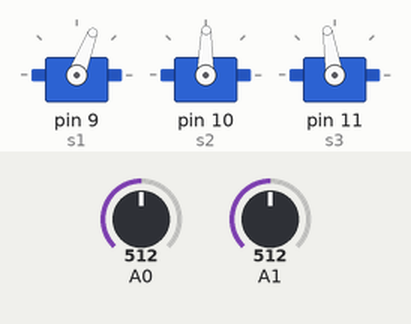
Bench run of a sketch on a simulated Arduino Uno, built with avr-gcc and run on an emulated ATmega328P. Parts: 3 × servo. Inputs (shaded band) come from the test bench; at power-on: A0 = 512, A1 = 512. What the sketch prints to the serial monitor is not drawn.

Above: at 1.2 s.
1.3 s: A0 set to 601
2.8 s: A0 set to 629
At 3.28 s:
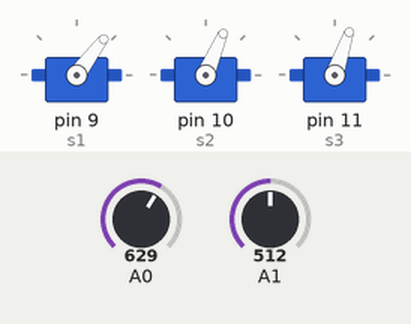
5.8 s: A1 set to 716
At 6.09 s:
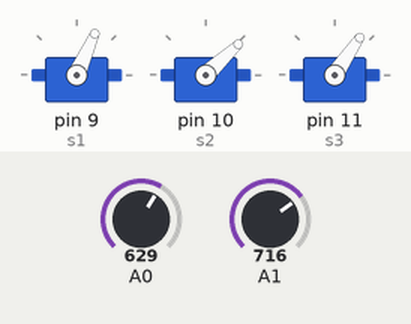
8.8 s: A0 set to 511
At 10.5 s:
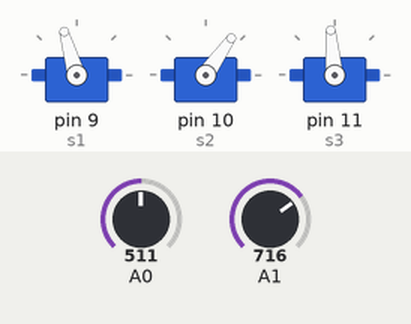
10.8 s: A0 set to 900
At 11.27 s:
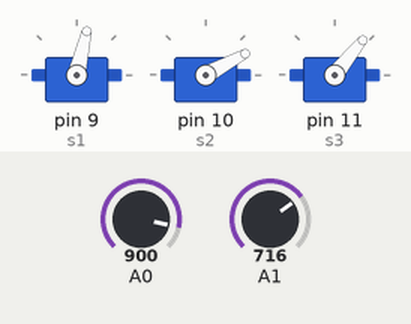
13.8 s: A1 set to 900
Timing chart, 0 to 22.8 s (numbered marks = the images above; inputs shaded):
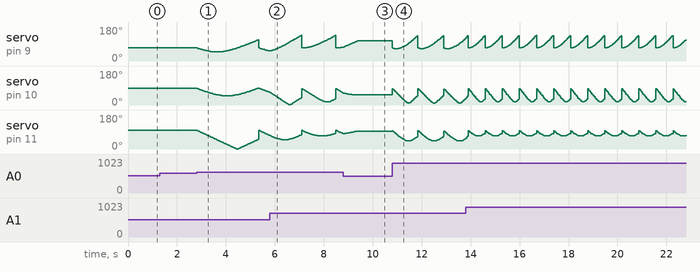

The sketch:

fly_by_wire.ino
```cpp
// Controlling a servo position using a potentiometer (variable resistor)
// by Michal Rinott <http://people.interaction-ivrea.it/m.rinott>

#include <Servo.h>

Servo s1,s2,s3;

float rx1 = -50; float ry1 = 50;
float rx2 = 50; float ry2 = 75;
float rx3 = 0; float ry3 = 100;
float rmax =
  sqrt(sq(rx1) + sq(ry1)) +
  sqrt(sq(rx2) + sq(ry2)) +
  sqrt(sq(rx3) + sq(ry3))
  ;

int potx;
int poty;
float x = 0;
float y = 0;
float z = 0;

void setup() {
  Serial.begin(115200);

  Serial.println(rmax);

  //float r1 = sqrt(sq(rx1-x)+sq(ry1-y)+sq(z));
  //Serial.println(r1);
  //float r2 = sqrt(sq(rx2-x)+sq(ry2-y)+sq(z));
  //Serial.println(r2);
  //float r3 = sqrt(sq(rx3-x)+sq(ry3-y)+sq(z));
  //Serial.println(r3);

  s1.attach(9);
  s2.attach(10);
  s3.attach(11);

}

void loop() {
  //potx = analogRead(1);            // LF/RT reads the value of the potentiometer (value between 0 and 1023)
  //potx = map(potx, 0, 1023, 0, 179);     // scale it to use it with the servo (value between 0 and 180)

  potx = analogRead(1);            // LF/RT
  potx = map(potx, 0, 1023, -2, 3);
  poty = analogRead(0);            // UP/DN
  poty = map(poty, 0, 1023, -2, 3);


  //Serial.println(potx);
  //Serial.println(poty);
  //Serial.println("");

  x += potx;
  y += poty;

  //Serial.println(x);
  //Serial.println(y);
  //Serial.println("");

  float rmax_ =
    sqrt(sq(rx1-x) + sq(ry1-y)) +
    sqrt(sq(rx2-x) + sq(ry2-y)) +
    sqrt(sq(rx3-x) + sq(ry3-y))
    ;
  if (rmax_ > rmax) {
    //Serial.println(rmax);
    x = 0;
    y = 0;
    return;
  }

  int r1 = sqrt(sq(rx1-x)+sq(ry1-y)+sq(z));
  int r2 = sqrt(sq(rx2-x)+sq(ry2-y)+sq(z));
  int r3 = sqrt(sq(rx3-x)+sq(ry3-y)+sq(z));

  Serial.println(r1);
  Serial.println(r2);
  Serial.println(r3);
  Serial.println("");


  s1.write(map(r1, 0, 180, 0, 179));                  // sets the servo position according to the scaled value
  s2.write(map(r2, 0, 180, 0, 179));
  s3.write(map(r3, 0, 180, 0, 179));
  delay(15);                           // waits for the servo to get there
}
```

Measured:
- the behaviour switches between 613 and 614 on A0 (found by bisection; images 0 and 1)
- by itself, servo on pin 9 (s1): ramps from 55° to 137° and jumps back, once every 1.4 s
